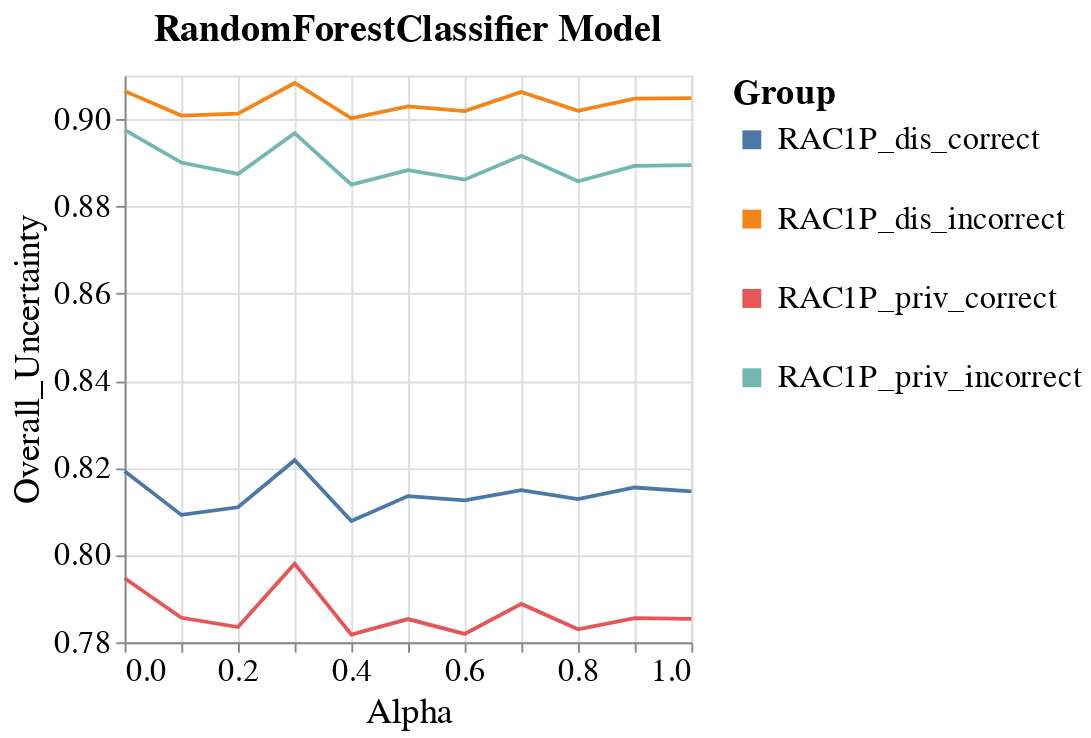

Write notebook code for a chart like this one.
### Code cell
visualizer.create_line_bands_per_group_metric_plot(model_name=MODEL_NAMES[0],
                                                   group_metric='Overall_Uncertainty',
                                                   group='RAC1P',
                                                   metric_type='subgroup')

### Figure 1 — Vega-Lite specification as saved in the notebook (floating-point values rounded to 4 significant figures; data arrays with more than 128 entries replaced by an {"elided": "..."} marker saying what was removed)
{"config": {"view": {"continuousWidth": 400, "continuousHeight": 300}, "axis": {"labelFontSize": 17, "labelFontWeight": "normal", "titleFontSize": 19, "titleFontWeight": "normal"}, "legend": {"labelFontSize": 17, "labelLimit": 300, "symbolStrokeWidth": 10, "titleFontSize": 19, "titleLimit": 300}, "title": {"fontSize": 17}}, "data": {"name": "data-a140b0b51773c199983ecf6cb81fc975"}, "mark": "line", "encoding": {"color": {"field": "Group", "type": "nominal"}, "x": {"field": "Intervention_Param", "title": "Alpha", "type": "quantitative"}, "y": {"aggregate": "mean", "field": "Metric_Value", "scale": {"zero": false}, "title": "Overall_Uncertainty", "type": "quantitative"}}, "height": 300, "title": {"text": "RandomForestClassifier Model", "anchor": "middle", "dy": -10, "fontSize": 20}, "width": 300, "$schema": "https://vega.github.io/schema/vega-lite/v4.17.0.json", "datasets": {"data-a140b0b51773c199983ecf6cb81fc975": {"elided": "264 records"}}}
